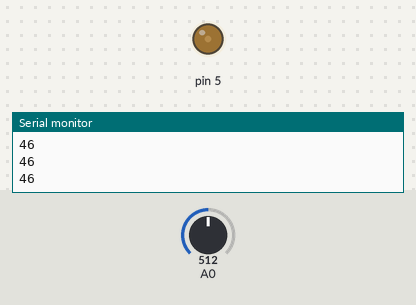
The sketch below on a simulated Arduino Uno, built with avr-gcc and run on an emulated ATmega328P. On the bench: output pins drawn as LEDs (lit = HIGH), the last lines printed to the serial monitor. Inputs (shaded band) come from the test bench; at power-on: A0 = 512.

Above: at 1.2 s.
1.3 s: A0 set to 716
At 1.8 s:
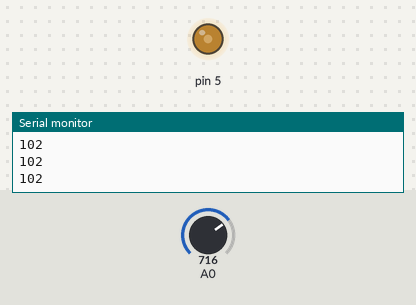
2.8 s: A0 set to 900
At 4.0 s:
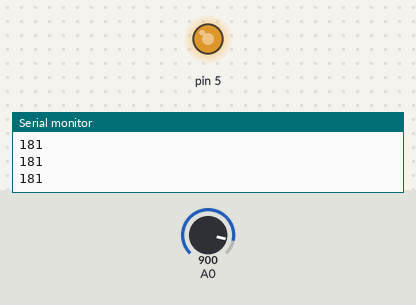
4.3 s: A0 set to 1023
At 5.3 s:
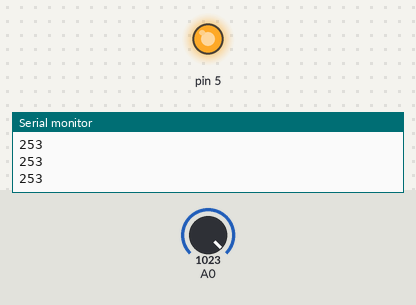
5.8 s: A0 set to 0
At 6.5 s:
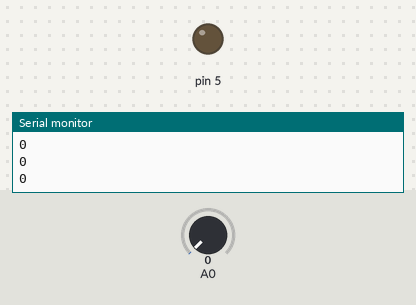
7.3 s: A0 set to 511
At 8.7 s:
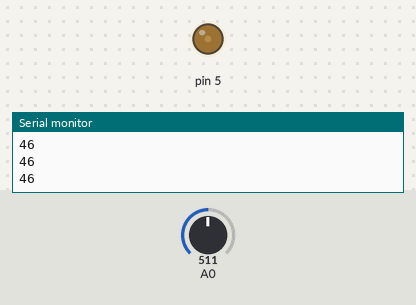
Timing chart, 0 to 9.8 s (numbered marks = the images above; inputs shaded):
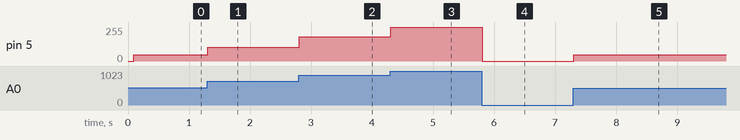

Measured:
- after the input at 1.3 s, pin 5: 46/255 → 102/255 at once
- after the input at 2.8 s, pin 5: 102/255 → 181/255 at once
- after the input at 4.3 s, pin 5: 181/255 → 253/255 at once
- after the input at 5.8 s, pin 5: 253/255 → 0/255 at once
- after the input at 7.3 s, pin 5: 0/255 → 46/255 at once

The sketch:

CIE1931FadeWithInput.ino
```cpp
/*
   CIE1931 fade
   Takes input from an analog sensor and produces an LED fade
   that appears visually linear, using the CIE1931
   perceived lightness formula.

   references:
   - http://hyperphysics.phy-astr.gsu.edu/hbase/vision/cie.html
   - https://jared.geek.nz/2013/feb/linear-led-pwm
   - https://github.com/lawtalker/rotary_dimmer/wiki
  circuit:
  - LED attached to pin 5
  - 10Kilohm potentiometer attached to A0

  created 9 June 2019
  modified 31 May 2023
  by Tom Igoe
*/

// number of steps = 2^PWM resolution:
const int steps = 256;
// change between steps:
int change = 1;
// current level:
int currentLevel = 1;
// pre-calculated PWM levels:
int levelTable[steps];

void setup() {
  Serial.begin(9600);
  // wait for serial monitor to open:
  if (!Serial) delay(3000);
  // pre-calculate the PWM levels from the formula:
  fillLevelTable();
  // initialize digital pin 5 as an output:
  pinMode(5, OUTPUT);
}

void loop() {
  // read potentiometer:
  int sensorReading = analogRead(A0);
  // map to range:
  int currentLevel = map(sensorReading, 0, 1023, 0, steps - 1);

  //PWM output the result:
  analogWrite(5, levelTable[currentLevel]);
  delay(10);
  Serial.println(levelTable[currentLevel]);
}

void fillLevelTable() {
  /*
    For CIE1931, the following formulas have  Y as luminance, and
    Yn is the luminance of a white reference (basically, max luminance).
    This assumes a perceived lightness value L between 0 and 100,
    and  a luminance value (Y) of 0-1.0.
    if L > 8:  Y = ((L + 16) / 116)^3 * Yn
    if L <= 8: Y = L * 903.3 * Yn
  */
  // scaling factor to convert from 0-100 to 0-steps:
  float scalingFactor = 100.0 / float(steps);
  // luminance value:
  float luminance = 0.0;

  // iterate over the array and calculate the right value for it:
  for (int l = 0; l < steps; l++) {
    // you need to scale lightness from a 0-steps range to a 0-100 range:
    float lightness = float(l) * scalingFactor;
    if (lightness <= 8) {
      luminance = (lightness / 903.3);
    } else {
      luminance = (lightness + 16) / 116.0;
      luminance = pow(luminance, 3);
    }
    // multiply to get 0 to steps, and fill in the table:
    levelTable[l] = int(luminance * steps);
  }
}
```
